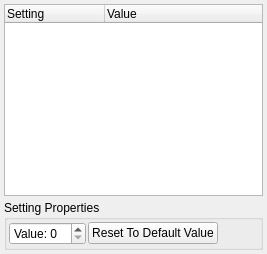
     <widget class="QWidget" name="pageAdvanced">
      <layout class="QGridLayout" name="gridLayout_37">
       <property name="margin">
        <number>4</number>
       </property>
       <property name="spacing">
        <number>4</number>
       </property>
       <item row="0" column="0">
        <widget class="QTreeWidget" name="treeWidgetAdvancedSettings">
         <property name="maximumSize">
          <size>
           <width>16777215</width>
           <height>16777215</height>
          </size>
         </property>
         <property name="autoExpandDelay">
          <number>-1</number>
         </property>
         <property name="itemsExpandable">
          <bool>true</bool>
         </property>
         <attribute name="headerDefaultSectionSize">
          <number>100</number>
         </attribute>
         <attribute name="headerDefaultSectionSize">
          <number>100</number>
         </attribute>
         <column>
          <property name="text">
           <string>Setting</string>
          </property>
         </column>
         <column>
          <property name="text">
           <string>Value</string>
          </property>
         </column>
        </widget>
       </item>
       <item row="1" column="0">
        <widget class="QGroupBox" name="groupBoxAdvancedSettingControls">
         <property name="maximumSize">
          <size>
           <width>16777215</width>
           <height>16777215</height>
          </size>
         </property>
         <property name="title">
          <string>Setting Properties</string>
         </property>
         <layout class="QGridLayout" name="gridLayout_93">
          <property name="margin">
           <number>2</number>
          </property>
          <property name="spacing">
           <number>2</number>
          </property>
          <item row="0" column="0">
           <widget class="QSpinBox" name="spinBoxValue">
            <property name="prefix">
             <string>Value: </string>
            </property>
           </widget>
          </item>
          <item row="0" column="1">
           <widget class="QPushButton" name="pushButtonResetValue">
            <property name="text">
             <string>Reset To Default Value</string>
            </property>
           </widget>
          </item>
          <item row="0" column="2">
           <spacer name="horizontalSpacerAdvancedControls">
            <property name="orientation">
             <enum>Qt::Horizontal</enum>
            </property>
            <property name="sizeHint" stdset="0">
             <size>
              <width>40</width>
              <height>20</height>
             </size>
            </property>
           </spacer>
          </item>
         </layout>
        </widget>
       </item>
      </layout>
     </widget>
